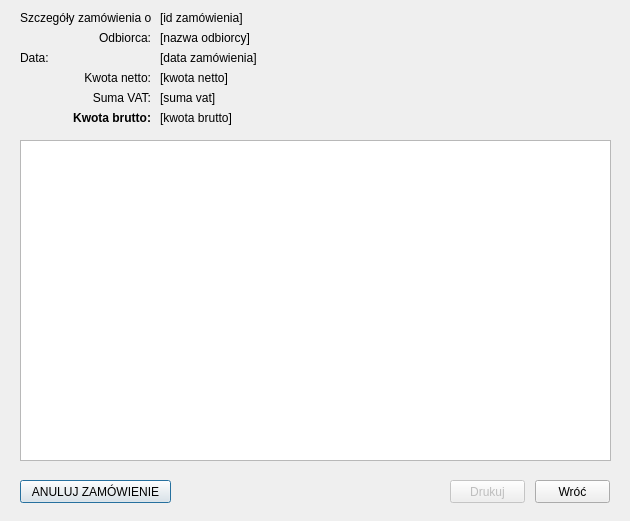
<?xml version="1.0" encoding="UTF-8"?>
<ui version="4.0">
 <class>salesDetail</class>
 <widget class="QDialog" name="salesDetail">
  <property name="geometry">
   <rect>
    <x>0</x>
    <y>0</y>
    <width>630</width>
    <height>521</height>
   </rect>
  </property>
  <property name="windowTitle">
   <string>Szczegóły faktury</string>
  </property>
  <widget class="QTableView" name="tableView">
   <property name="geometry">
    <rect>
     <x>20</x>
     <y>140</y>
     <width>591</width>
     <height>321</height>
    </rect>
   </property>
   <property name="selectionBehavior">
    <enum>QAbstractItemView::SelectRows</enum>
   </property>
   <attribute name="verticalHeaderVisible">
    <bool>false</bool>
   </attribute>
  </widget>
  <widget class="QLabel" name="label">
   <property name="geometry">
    <rect>
     <x>20</x>
     <y>10</y>
     <width>131</width>
     <height>16</height>
    </rect>
   </property>
   <property name="text">
    <string>&lt;html&gt;&lt;head/&gt;&lt;body&gt;&lt;p align=&quot;right&quot;&gt;Szczegóły zamówienia o id:&lt;/p&gt;&lt;/body&gt;&lt;/html&gt;</string>
   </property>
  </widget>
  <widget class="QLabel" name="output_invoiceId">
   <property name="geometry">
    <rect>
     <x>160</x>
     <y>10</y>
     <width>451</width>
     <height>16</height>
    </rect>
   </property>
   <property name="text">
    <string>[id zamówienia]</string>
   </property>
  </widget>
  <widget class="QLabel" name="label_3">
   <property name="geometry">
    <rect>
     <x>20</x>
     <y>30</y>
     <width>131</width>
     <height>16</height>
    </rect>
   </property>
   <property name="text">
    <string>&lt;html&gt;&lt;head/&gt;&lt;body&gt;&lt;p align=&quot;right&quot;&gt;Odbiorca:&lt;/p&gt;&lt;/body&gt;&lt;/html&gt;</string>
   </property>
  </widget>
  <widget class="QLabel" name="output_clientName">
   <property name="geometry">
    <rect>
     <x>160</x>
     <y>30</y>
     <width>451</width>
     <height>16</height>
    </rect>
   </property>
   <property name="text">
    <string>[nazwa odbiorcy]</string>
   </property>
  </widget>
  <widget class="QPushButton" name="button_cancel">
   <property name="geometry">
    <rect>
     <x>20</x>
     <y>480</y>
     <width>151</width>
     <height>23</height>
    </rect>
   </property>
   <property name="text">
    <string>ANULUJ ZAMÓWIENIE</string>
   </property>
  </widget>
  <widget class="QPushButton" name="button_return">
   <property name="geometry">
    <rect>
     <x>535</x>
     <y>480</y>
     <width>75</width>
     <height>23</height>
    </rect>
   </property>
   <property name="text">
    <string>Wróć</string>
   </property>
  </widget>
  <widget class="QPushButton" name="button_print">
   <property name="enabled">
    <bool>false</bool>
   </property>
   <property name="geometry">
    <rect>
     <x>450</x>
     <y>480</y>
     <width>75</width>
     <height>23</height>
    </rect>
   </property>
   <property name="text">
    <string>Drukuj</string>
   </property>
  </widget>
  <widget class="QLabel" name="label_4">
   <property name="geometry">
    <rect>
     <x>20</x>
     <y>50</y>
     <width>131</width>
     <height>16</height>
    </rect>
   </property>
   <property name="text">
    <string>&lt;html&gt;&lt;head/&gt;&lt;body&gt;&lt;p align=&quot;right&quot;&gt;Data:&lt;/p&gt;&lt;/body&gt;&lt;/html&gt;</string>
   </property>
  </widget>
  <widget class="QLabel" name="output_date">
   <property name="geometry">
    <rect>
     <x>160</x>
     <y>50</y>
     <width>451</width>
     <height>16</height>
    </rect>
   </property>
   <property name="text">
    <string>[data zamówienia]</string>
   </property>
  </widget>
  <widget class="QLabel" name="label_5">
   <property name="geometry">
    <rect>
     <x>20</x>
     <y>70</y>
     <width>131</width>
     <height>16</height>
    </rect>
   </property>
   <property name="text">
    <string>&lt;html&gt;&lt;head/&gt;&lt;body&gt;&lt;p align=&quot;right&quot;&gt;Kwota netto:&lt;/p&gt;&lt;/body&gt;&lt;/html&gt;</string>
   </property>
  </widget>
  <widget class="QLabel" name="label_6">
   <property name="geometry">
    <rect>
     <x>20</x>
     <y>90</y>
     <width>131</width>
     <height>16</height>
    </rect>
   </property>
   <property name="text">
    <string>&lt;html&gt;&lt;head/&gt;&lt;body&gt;&lt;p align=&quot;right&quot;&gt;Suma VAT:&lt;/p&gt;&lt;/body&gt;&lt;/html&gt;</string>
   </property>
  </widget>
  <widget class="QLabel" name="label_7">
   <property name="geometry">
    <rect>
     <x>20</x>
     <y>110</y>
     <width>131</width>
     <height>16</height>
    </rect>
   </property>
   <property name="text">
    <string>&lt;html&gt;&lt;head/&gt;&lt;body&gt;&lt;p align=&quot;right&quot;&gt;&lt;span style=&quot; font-weight:600;&quot;&gt;Kwota brutto:&lt;/span&gt;&lt;/p&gt;&lt;/body&gt;&lt;/html&gt;</string>
   </property>
  </widget>
  <widget class="QLabel" name="output_net">
   <property name="geometry">
    <rect>
     <x>160</x>
     <y>70</y>
     <width>451</width>
     <height>16</height>
    </rect>
   </property>
   <property name="text">
    <string>[kwota netto]</string>
   </property>
  </widget>
  <widget class="QLabel" name="output_tax">
   <property name="geometry">
    <rect>
     <x>160</x>
     <y>90</y>
     <width>451</width>
     <height>16</height>
    </rect>
   </property>
   <property name="text">
    <string>[suma vat]</string>
   </property>
  </widget>
  <widget class="QLabel" name="output_gross">
   <property name="geometry">
    <rect>
     <x>160</x>
     <y>110</y>
     <width>451</width>
     <height>16</height>
    </rect>
   </property>
   <property name="text">
    <string>[kwota brutto]</string>
   </property>
  </widget>
 </widget>
 <resources/>
 <connections/>
</ui>
